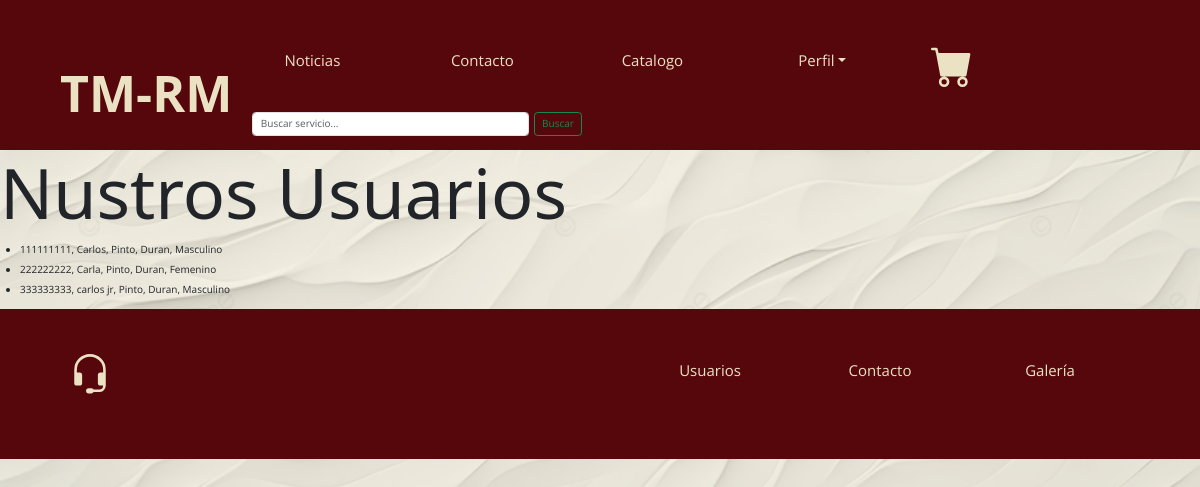
Before: /noticias with the older database file.
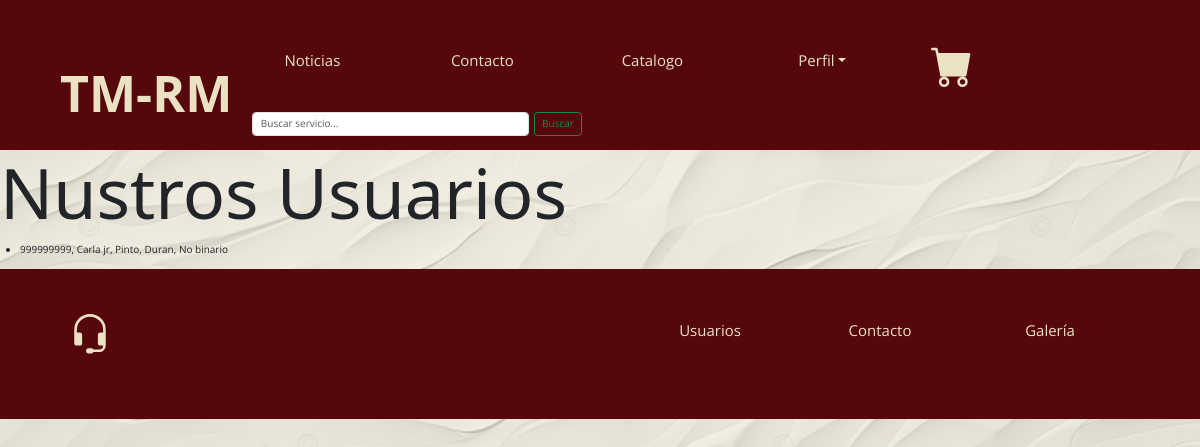
After: the same page with the newer database file.
### taller1/models.py (models this page shows, shortened)
class Usuario(models.Model):
    rut = models.CharField(primary_key=True, max_length=10)
    nombre = models.CharField(max_length=20)
    apellido_paterno = models.CharField(max_length=20)
    apellido_materno = models.CharField(max_length=20)
    fecha_nacimiento = models.DateField(blank=False, null=False)
    id_genero = models.ForeignKey(Genero, on_delete=models.CASCADE, db_column='idGenero')
    telefono = models.CharField(max_length=45)
    email = models.EmailField(unique=True, max_length=100, blank=True, null=True)

class Genero(models.Model):
    id_genero = models.AutoField(db_column='idGenero', primary_key=True)
    genero = models.CharField(max_length=20, blank=False, null=False)

### taller1/views.py (the view)
def noticias(request):
    Usuarios= Usuario.objects.all()
    context = {"Usuarios":Usuarios}
    return render(request, 'taller1/noticias.html', context)

### taller1/templates/taller1/noticias.html (shortened to what this page needs)
{% extends 'taller1/base.html' %}
{% load static %}
{% block content %}
<h1> Nustros Usuarios</h1>
<ul>
    {% for Usuario in Usuarios %}
    <li>
        {{ Usuario.rut }}, {{ Usuario.nombre }}, {{ Usuario.apellido_paterno }},
        {{ Usuario.apellido_materno }}, {{ Usuario.id_genero.genero }}
    </li>
    {% endfor %}
</ul>
{% endblock %}

### taller1/templates/taller1/base.html (shortened to what this page needs)
{% load static %}
<!DOCTYPE html>
<html lang="en">
  <head>
    {% load bootstrap5 %}
    {% bootstrap_css %}
    <link rel="stylesheet" href="{% static 'css/Styles.css' %}" />
  </head>
  <body>
    <header>
      <div class="contenedor">
        <nav class="navbar navbar-expand-lg barra">
          <a class="navbar-brand logo" href="{% url 'index' %}"><h1 class="tamano__logo logo__bold no-margin centrar-texto">TM-RM</h1></a>
          <div class="collapse navbar-collapse" id="navbarNav">
            <ul class="navbar-nav ms-auto navegacion">
              <li class="nav-item">
                <a class="nav-link navegacion__enlace buttonNav" href="{% url 'noticias' %}">Noticias</a>
              </li>
              <li class="nav-item">
                <a class="nav-link navegacion__enlace buttonNav" href="{% url 'contacto' %}">Contacto</a>
              </li>
              <li class="nav-item">
                <a class="nav-link navegacion__enlace buttonNav" href="{% url 'catalogo' %}">Catalogo</a>
              </li>
              <li class="nav-item dropdown">
                <a class="nav-link dropdown-toggle navegacion__enlace buttonNav" href="#" id="navbarDropdown" role="button" data-bs-toggle="dropdown" aria-expanded="false">Perfil</a>
              </li>
              <li class="nav-item">
                <a class="logo" href="{% url 'carrito' %}">
                <button id="carritoBtn" class="btn carrito navegacion__enlace" type="button">
              </button>
                </a>
              </li>
              <li class="nav-item barra__busqueda">
                <form class="d-flex" id="searchForm">
                  <input class="form-control me-2" type="search" placeholder="Buscar servicio..." aria-label="Buscar" required>
                  <button class="btn btn-outline-success" type="submit">Buscar</button>
              </form>
              </li>
            </ul>
          </div>
        </nav>
      </div>
    </header>
    {% block content %}
    {% endblock %}
    <footer>
      <div class="contenedor">
        <div class="barra">
          <a class="logo" href="{% url 'contacto' %}">
            <button class="btn carrito navegacion__enlace" type="button" data-placement="bottom">
            </button>
          </a>
          <nav class="navegacion">
            <a href="{% url 'crud' %}" class="navegacion__enlace buttonNav">Usuarios</a>
            <a href="{% url 'contacto' %}" class="navegacion__enlace buttonNav">Contacto</a>
            <a href="{% url 'catalogo' %}" class="navegacion__enlace buttonNav">Galería</a>
          </nav>
        </div>
      </div>
    </footer>
  </body>
</html>

### taller1/static/css/Styles.css (style rules this page uses)
:root { --ColorPrincipal: #56070C; --colorSecundario: #eae2c3; --colorFormularioFondo: #56070ce0; --colorFormulario: #eae2c337; --fuenteHeading: 'Segoe UI', Tahoma, Geneva, Verdana, sans-serif; --fuenteParrafos: 'Open Sans', sans-serif; }
html { box-sizing: border-box; font-size: 62.5%; }
*, *:before, *:after { box-sizing: inherit; }
body { font-family: var(--fuenteParrafos); font-size: 1rem; line-height: 2; margin: 0; background-image: url('/static/img/fondo2.png'); background-size: cover; background-attachment: fixed; }
a { text-decoration: none; }
h1, h2, h3, h4 { font-family: var(--fuenteHeading); line-height: 1.2; }
h1 { font-size: 7rem; }
.no-margin { margin: 0; }
.centrar-texto { text-align: center; }
.contenedor { width: 90%; max-width: 170rem; margin: 0 auto; }
header, footer { background-color: var(--ColorPrincipal); height: 15rem; background-size: cover; background-repeat: no-repeat; background-position: center; }
.tamano__logo { font-size: 5rem; }
.logo { color: var(--colorSecundario); font-size: 3.5rem; }
.logo__bold { font-weight: 700; }
.barra { padding-top: 4rem; display: flex; justify-content: space-between; align-items: center; font-size: 2rem; }
.navegacion { display: flex; gap: 1rem; background-color: var(--ColorPrincipal); flex-wrap: wrap; }
.buttonNav { background-color: transparent; color: #fff; width: 14rem; height: 4rem; text-align: center; transition: all 0.6s ease; border-radius: 1em; }
.navegacion__enlace { display: block; text-align: center; font-size: 1.5rem; color: var(--colorSecundario); background-color: var(--ColorPrincipal); margin-right: 2rem; }
.barra__busqueda { padding: 1rem; width: 35rem; }
.carrito svg { width: 4.2rem; height: 4.2rem; display: flex; justify-content: center; }

Changed rows visible on the page:
removed Usuario: rut "111111111", nombre "Carlos", apellido_paterno "Pinto", apellido_materno "Duran", id_genero.genero "Masculino"
removed Usuario: rut "222222222", nombre "Carla", apellido_paterno "Pinto", apellido_materno "Duran", id_genero.genero "Femenino"
removed Usuario: rut "333333333", nombre "carlos jr", apellido_paterno "Pinto", apellido_materno "Duran", id_genero.genero "Masculino"
added Usuario: rut "999999999", nombre "Carla jr", apellido_paterno "Pinto", apellido_materno "Duran", id_genero.genero "No binario"
